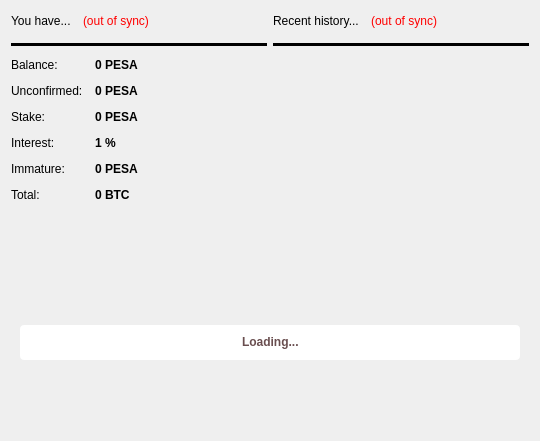
<?xml version="1.0" encoding="UTF-8"?>
<ui version="4.0">
 <class>OverviewPage</class>
 <widget class="QWidget" name="OverviewPage">
  <property name="geometry">
   <rect>
    <x>0</x>
    <y>0</y>
    <width>540</width>
    <height>441</height>
   </rect>
  </property>
  <property name="windowTitle">
   <string>Form</string>
  </property>
  <layout class="QVBoxLayout" name="verticalLayout_2">
   <item>
    <layout class="QHBoxLayout" name="horizontalLayout_3">
     <item>
      <widget class="QFrame" name="frame">
       <property name="frameShape">
        <enum>QFrame::NoFrame</enum>
       </property>
       <property name="frameShadow">
        <enum>QFrame::Plain</enum>
       </property>
       <property name="lineWidth">
        <number>0</number>
       </property>
       <layout class="QVBoxLayout" name="verticalLayout_4">
        <property name="spacing">
         <number>12</number>
        </property>
        <property name="margin">
         <number>0</number>
        </property>
        <item>
         <layout class="QHBoxLayout" name="horizontalLayout_4">
          <item>
           <widget class="QLabel" name="label_5">
            <property name="text">
             <string>You have...</string>
            </property>
            <property name="openExternalLinks">
             <bool>true</bool>
            </property>
           </widget>
          </item>
          <item>
           <widget class="QLabel" name="labelWalletStatus">
            <property name="mouseTracking">
             <bool>true</bool>
            </property>
            <property name="toolTip">
             <string>The displayed information may be out of date. Your wallet automatically synchronizes with the Pesa network after a connection is established, but this process has not completed yet.</string>
            </property>
            <property name="styleSheet">
             <string notr="true">QLabel { color: red; }</string>
            </property>
            <property name="text">
             <string notr="true">(out of sync)</string>
            </property>
            <property name="alignment">
             <set>Qt::AlignLeading|Qt::AlignLeft|Qt::AlignVCenter</set>
            </property>
            <property name="wordWrap">
             <bool>false</bool>
            </property>
            <property name="openExternalLinks">
             <bool>true</bool>
            </property>
           </widget>
          </item>
          <item>
           <spacer name="horizontalSpacer_2">
            <property name="orientation">
             <enum>Qt::Horizontal</enum>
            </property>
            <property name="sizeHint" stdset="0">
             <size>
              <width>40</width>
              <height>20</height>
             </size>
            </property>
           </spacer>
          </item>
         </layout>
        </item>
        <item>
         <widget class="Line" name="line">
          <property name="palette">
           <palette>
            <active>
             <colorrole role="WindowText">
              <brush brushstyle="SolidPattern">
               <color alpha="255">
                <red>0</red>
                <green>0</green>
                <blue>0</blue>
               </color>
              </brush>
             </colorrole>
             <colorrole role="Button">
              <brush brushstyle="SolidPattern">
               <color alpha="255">
                <red>0</red>
                <green>0</green>
                <blue>0</blue>
               </color>
              </brush>
             </colorrole>
             <colorrole role="Light">
              <brush brushstyle="SolidPattern">
               <color alpha="255">
                <red>0</red>
                <green>0</green>
                <blue>0</blue>
               </color>
              </brush>
             </colorrole>
             <colorrole role="Midlight">
              <brush brushstyle="SolidPattern">
               <color alpha="255">
                <red>0</red>
                <green>0</green>
                <blue>0</blue>
               </color>
              </brush>
             </colorrole>
             <colorrole role="Dark">
              <brush brushstyle="SolidPattern">
               <color alpha="255">
                <red>0</red>
                <green>0</green>
                <blue>0</blue>
               </color>
              </brush>
             </colorrole>
             <colorrole role="Mid">
              <brush brushstyle="SolidPattern">
               <color alpha="255">
                <red>0</red>
                <green>0</green>
                <blue>0</blue>
               </color>
              </brush>
             </colorrole>
             <colorrole role="Text">
              <brush brushstyle="SolidPattern">
               <color alpha="255">
                <red>255</red>
                <green>255</green>
                <blue>255</blue>
               </color>
              </brush>
             </colorrole>
             <colorrole role="BrightText">
              <brush brushstyle="SolidPattern">
               <color alpha="255">
                <red>255</red>
                <green>255</green>
                <blue>255</blue>
               </color>
              </brush>
             </colorrole>
             <colorrole role="ButtonText">
              <brush brushstyle="SolidPattern">
               <color alpha="255">
                <red>255</red>
                <green>255</green>
                <blue>255</blue>
               </color>
              </brush>
             </colorrole>
             <colorrole role="Base">
              <brush brushstyle="SolidPattern">
               <color alpha="255">
                <red>0</red>
                <green>0</green>
                <blue>0</blue>
               </color>
              </brush>
             </colorrole>
             <colorrole role="Window">
              <brush brushstyle="SolidPattern">
               <color alpha="255">
                <red>0</red>
                <green>0</green>
                <blue>0</blue>
               </color>
              </brush>
             </colorrole>
             <colorrole role="Shadow">
              <brush brushstyle="SolidPattern">
               <color alpha="255">
                <red>0</red>
                <green>0</green>
                <blue>0</blue>
               </color>
              </brush>
             </colorrole>
             <colorrole role="AlternateBase">
              <brush brushstyle="SolidPattern">
               <color alpha="255">
                <red>0</red>
                <green>0</green>
                <blue>0</blue>
               </color>
              </brush>
             </colorrole>
             <colorrole role="ToolTipBase">
              <brush brushstyle="SolidPattern">
               <color alpha="255">
                <red>255</red>
                <green>255</green>
                <blue>220</blue>
               </color>
              </brush>
             </colorrole>
             <colorrole role="ToolTipText">
              <brush brushstyle="SolidPattern">
               <color alpha="255">
                <red>0</red>
                <green>0</green>
                <blue>0</blue>
               </color>
              </brush>
             </colorrole>
            </active>
            <inactive>
             <colorrole role="WindowText">
              <brush brushstyle="SolidPattern">
               <color alpha="255">
                <red>0</red>
                <green>0</green>
                <blue>0</blue>
               </color>
              </brush>
             </colorrole>
             <colorrole role="Button">
              <brush brushstyle="SolidPattern">
               <color alpha="255">
                <red>0</red>
                <green>0</green>
                <blue>0</blue>
               </color>
              </brush>
             </colorrole>
             <colorrole role="Light">
              <brush brushstyle="SolidPattern">
               <color alpha="255">
                <red>0</red>
                <green>0</green>
                <blue>0</blue>
               </color>
              </brush>
             </colorrole>
             <colorrole role="Midlight">
              <brush brushstyle="SolidPattern">
               <color alpha="255">
                <red>0</red>
                <green>0</green>
                <blue>0</blue>
               </color>
              </brush>
             </colorrole>
             <colorrole role="Dark">
              <brush brushstyle="SolidPattern">
               <color alpha="255">
                <red>0</red>
                <green>0</green>
                <blue>0</blue>
               </color>
              </brush>
             </colorrole>
             <colorrole role="Mid">
              <brush brushstyle="SolidPattern">
               <color alpha="255">
                <red>0</red>
                <green>0</green>
                <blue>0</blue>
               </color>
              </brush>
             </colorrole>
             <colorrole role="Text">
              <brush brushstyle="SolidPattern">
               <color alpha="255">
                <red>255</red>
                <green>255</green>
                <blue>255</blue>
               </color>
              </brush>
             </colorrole>
             <colorrole role="BrightText">
              <brush brushstyle="SolidPattern">
               <color alpha="255">
                <red>255</red>
                <green>255</green>
                <blue>255</blue>
               </color>
              </brush>
             </colorrole>
             <colorrole role="ButtonText">
              <brush brushstyle="SolidPattern">
               <color alpha="255">
                <red>255</red>
                <green>255</green>
                <blue>255</blue>
               </color>
              </brush>
             </colorrole>
             <colorrole role="Base">
              <brush brushstyle="SolidPattern">
               <color alpha="255">
                <red>0</red>
                <green>0</green>
                <blue>0</blue>
               </color>
              </brush>
             </colorrole>
             <colorrole role="Window">
              <brush brushstyle="SolidPattern">
               <color alpha="255">
                <red>0</red>
                <green>0</green>
                <blue>0</blue>
               </color>
              </brush>
             </colorrole>
             <colorrole role="Shadow">
              <brush brushstyle="SolidPattern">
               <color alpha="255">
                <red>0</red>
                <green>0</green>
                <blue>0</blue>
               </color>
              </brush>
             </colorrole>
             <colorrole role="AlternateBase">
              <brush brushstyle="SolidPattern">
               <color alpha="255">
                <red>0</red>
                <green>0</green>
                <blue>0</blue>
               </color>
              </brush>
             </colorrole>
             <colorrole role="ToolTipBase">
              <brush brushstyle="SolidPattern">
               <color alpha="255">
                <red>255</red>
                <green>255</green>
                <blue>220</blue>
               </color>
              </brush>
             </colorrole>
             <colorrole role="ToolTipText">
              <brush brushstyle="SolidPattern">
               <color alpha="255">
                <red>0</red>
                <green>0</green>
                <blue>0</blue>
               </color>
              </brush>
             </colorrole>
            </inactive>
            <disabled>
             <colorrole role="WindowText">
              <brush brushstyle="SolidPattern">
               <color alpha="255">
                <red>0</red>
                <green>0</green>
                <blue>0</blue>
               </color>
              </brush>
             </colorrole>
             <colorrole role="Button">
              <brush brushstyle="SolidPattern">
               <color alpha="255">
                <red>0</red>
                <green>0</green>
                <blue>0</blue>
               </color>
              </brush>
             </colorrole>
             <colorrole role="Light">
              <brush brushstyle="SolidPattern">
               <color alpha="255">
                <red>0</red>
                <green>0</green>
                <blue>0</blue>
               </color>
              </brush>
             </colorrole>
             <colorrole role="Midlight">
              <brush brushstyle="SolidPattern">
               <color alpha="255">
                <red>0</red>
                <green>0</green>
                <blue>0</blue>
               </color>
              </brush>
             </colorrole>
             <colorrole role="Dark">
              <brush brushstyle="SolidPattern">
               <color alpha="255">
                <red>0</red>
                <green>0</green>
                <blue>0</blue>
               </color>
              </brush>
             </colorrole>
             <colorrole role="Mid">
              <brush brushstyle="SolidPattern">
               <color alpha="255">
                <red>0</red>
                <green>0</green>
                <blue>0</blue>
               </color>
              </brush>
             </colorrole>
             <colorrole role="Text">
              <brush brushstyle="SolidPattern">
               <color alpha="255">
                <red>0</red>
                <green>0</green>
                <blue>0</blue>
               </color>
              </brush>
             </colorrole>
             <colorrole role="BrightText">
              <brush brushstyle="SolidPattern">
               <color alpha="255">
                <red>255</red>
                <green>255</green>
                <blue>255</blue>
               </color>
              </brush>
             </colorrole>
             <colorrole role="ButtonText">
              <brush brushstyle="SolidPattern">
               <color alpha="255">
                <red>0</red>
                <green>0</green>
                <blue>0</blue>
               </color>
              </brush>
             </colorrole>
             <colorrole role="Base">
              <brush brushstyle="SolidPattern">
               <color alpha="255">
                <red>0</red>
                <green>0</green>
                <blue>0</blue>
               </color>
              </brush>
             </colorrole>
             <colorrole role="Window">
              <brush brushstyle="SolidPattern">
               <color alpha="255">
                <red>0</red>
                <green>0</green>
                <blue>0</blue>
               </color>
              </brush>
             </colorrole>
             <colorrole role="Shadow">
              <brush brushstyle="SolidPattern">
               <color alpha="255">
                <red>0</red>
                <green>0</green>
                <blue>0</blue>
               </color>
              </brush>
             </colorrole>
             <colorrole role="AlternateBase">
              <brush brushstyle="SolidPattern">
               <color alpha="255">
                <red>0</red>
                <green>0</green>
                <blue>0</blue>
               </color>
              </brush>
             </colorrole>
             <colorrole role="ToolTipBase">
              <brush brushstyle="SolidPattern">
               <color alpha="255">
                <red>255</red>
                <green>255</green>
                <blue>220</blue>
               </color>
              </brush>
             </colorrole>
             <colorrole role="ToolTipText">
              <brush brushstyle="SolidPattern">
               <color alpha="255">
                <red>0</red>
                <green>0</green>
                <blue>0</blue>
               </color>
              </brush>
             </colorrole>
            </disabled>
           </palette>
          </property>
          <property name="frameShadow">
           <enum>QFrame::Plain</enum>
          </property>
          <property name="lineWidth">
           <number>20</number>
          </property>
          <property name="midLineWidth">
           <number>20</number>
          </property>
          <property name="orientation">
           <enum>Qt::Horizontal</enum>
          </property>
         </widget>
        </item>
        <item>
         <layout class="QFormLayout" name="formLayout_2">
          <property name="fieldGrowthPolicy">
           <enum>QFormLayout::AllNonFixedFieldsGrow</enum>
          </property>
          <property name="horizontalSpacing">
           <number>12</number>
          </property>
          <property name="verticalSpacing">
           <number>12</number>
          </property>
          <item row="0" column="0">
           <widget class="QLabel" name="label">
            <property name="text">
             <string>Balance:</string>
            </property>
            <property name="openExternalLinks">
             <bool>true</bool>
            </property>
           </widget>
          </item>
          <item row="0" column="1">
           <widget class="QLabel" name="labelBalance">
            <property name="font">
             <font>
              <weight>75</weight>
              <bold>true</bold>
             </font>
            </property>
            <property name="cursor">
             <cursorShape>IBeamCursor</cursorShape>
            </property>
            <property name="toolTip">
             <string>Your current spendable balance</string>
            </property>
            <property name="text">
             <string notr="true">0 PESA</string>
            </property>
            <property name="textInteractionFlags">
             <set>Qt::LinksAccessibleByMouse|Qt::TextSelectableByKeyboard|Qt::TextSelectableByMouse</set>
            </property>
           </widget>
          </item>
          <item row="1" column="0">
           <widget class="QLabel" name="label_3">
            <property name="text">
             <string>Unconfirmed:</string>
            </property>
            <property name="openExternalLinks">
             <bool>true</bool>
            </property>
           </widget>
          </item>
          <item row="1" column="1">
           <widget class="QLabel" name="labelUnconfirmed">
            <property name="font">
             <font>
              <weight>75</weight>
              <bold>true</bold>
             </font>
            </property>
            <property name="cursor">
             <cursorShape>IBeamCursor</cursorShape>
            </property>
            <property name="toolTip">
             <string>Total of transactions that have yet to be confirmed, and do not yet count toward the current balance</string>
            </property>
            <property name="text">
             <string notr="true">0 PESA</string>
            </property>
            <property name="textInteractionFlags">
             <set>Qt::LinksAccessibleByMouse|Qt::TextSelectableByKeyboard|Qt::TextSelectableByMouse</set>
            </property>
           </widget>
          </item>
          <item row="2" column="0">
           <widget class="QLabel" name="label_6">
            <property name="styleSheet">
             <string notr="true"/>
            </property>
            <property name="text">
             <string>Stake:</string>
            </property>
            <property name="openExternalLinks">
             <bool>true</bool>
            </property>
           </widget>
          </item>
          <item row="2" column="1">
           <widget class="QLabel" name="labelStake">
            <property name="font">
             <font>
              <weight>75</weight>
              <bold>true</bold>
             </font>
            </property>
            <property name="cursor">
             <cursorShape>IBeamCursor</cursorShape>
            </property>
            <property name="toolTip">
             <string>Total of coins that was staked, and do not yet count toward the current balance</string>
            </property>
            <property name="styleSheet">
             <string notr="true"/>
            </property>
            <property name="text">
             <string notr="true">0 PESA</string>
            </property>
            <property name="textInteractionFlags">
             <set>Qt::LinksAccessibleByMouse|Qt::TextSelectableByKeyboard|Qt::TextSelectableByMouse</set>
            </property>
           </widget>
          </item>
          <item row="3" column="0">
           <widget class="QLabel" name="interestLabel">
            <property name="styleSheet">
             <string notr="true"/>
            </property>
            <property name="text">
             <string>Interest:</string>
            </property>
            <property name="openExternalLinks">
             <bool>true</bool>
            </property>
           </widget>
          </item>
          <item row="3" column="1">
           <widget class="QLabel" name="interestValueLabel">
            <property name="font">
             <font>
              <weight>75</weight>
              <bold>true</bold>
             </font>
            </property>
            <property name="cursor">
             <cursorShape>IBeamCursor</cursorShape>
            </property>
            <property name="toolTip">
             <string>The current yearly stake interest. Increases as more people stake on the network. Updates about every 30 seconds.</string>
            </property>
            <property name="styleSheet">
             <string notr="true"/>
            </property>
            <property name="text">
             <string>1 %</string>
            </property>
           </widget>
          </item>
          <item row="4" column="0">
           <widget class="QLabel" name="labelImmatureText">
            <property name="text">
             <string>Immature:</string>
            </property>
            <property name="openExternalLinks">
             <bool>true</bool>
            </property>
           </widget>
          </item>
          <item row="4" column="1">
           <widget class="QLabel" name="labelImmature">
            <property name="font">
             <font>
              <weight>75</weight>
              <bold>true</bold>
             </font>
            </property>
            <property name="toolTip">
             <string>Mined balance that has not yet matured</string>
            </property>
            <property name="text">
             <string notr="true">0 PESA</string>
            </property>
            <property name="textInteractionFlags">
             <set>Qt::LinksAccessibleByMouse|Qt::TextSelectableByKeyboard|Qt::TextSelectableByMouse</set>
            </property>
           </widget>
          </item>
          <item row="5" column="0">
           <widget class="QLabel" name="labelTotalText">
            <property name="text">
             <string>Total:</string>
            </property>
            <property name="openExternalLinks">
             <bool>true</bool>
            </property>
           </widget>
          </item>
          <item row="5" column="1">
           <widget class="QLabel" name="labelTotal">
            <property name="font">
             <font>
              <weight>75</weight>
              <bold>true</bold>
             </font>
            </property>
            <property name="cursor">
             <cursorShape>IBeamCursor</cursorShape>
            </property>
            <property name="toolTip">
             <string>Your current total balance</string>
            </property>
            <property name="text">
             <string notr="true">0 BTC</string>
            </property>
            <property name="textInteractionFlags">
             <set>Qt::LinksAccessibleByMouse|Qt::TextSelectableByKeyboard|Qt::TextSelectableByMouse</set>
            </property>
           </widget>
          </item>
         </layout>
        </item>
        <item>
         <spacer name="verticalSpacer_3">
          <property name="orientation">
           <enum>Qt::Vertical</enum>
          </property>
          <property name="sizeHint" stdset="0">
           <size>
            <width>20</width>
            <height>40</height>
           </size>
          </property>
         </spacer>
        </item>
       </layout>
      </widget>
     </item>
     <item>
      <widget class="QFrame" name="frame_2">
       <property name="frameShape">
        <enum>QFrame::NoFrame</enum>
       </property>
       <property name="frameShadow">
        <enum>QFrame::Plain</enum>
       </property>
       <property name="lineWidth">
        <number>0</number>
       </property>
       <layout class="QVBoxLayout" name="verticalLayout">
        <property name="spacing">
         <number>12</number>
        </property>
        <property name="margin">
         <number>0</number>
        </property>
        <item>
         <layout class="QHBoxLayout" name="horizontalLayout_2">
          <item>
           <widget class="QLabel" name="label_4">
            <property name="text">
             <string>Recent history...</string>
            </property>
            <property name="openExternalLinks">
             <bool>true</bool>
            </property>
           </widget>
          </item>
          <item>
           <widget class="QLabel" name="labelTransactionsStatus">
            <property name="mouseTracking">
             <bool>true</bool>
            </property>
            <property name="toolTip">
             <string>The displayed information may be out of date. Your wallet automatically synchronizes with the Pesa network after a connection is established, but this process has not completed yet.</string>
            </property>
            <property name="styleSheet">
             <string notr="true">QLabel { color: red; }</string>
            </property>
            <property name="text">
             <string notr="true">(out of sync)</string>
            </property>
            <property name="alignment">
             <set>Qt::AlignRight|Qt::AlignTrailing|Qt::AlignVCenter</set>
            </property>
            <property name="openExternalLinks">
             <bool>true</bool>
            </property>
           </widget>
          </item>
          <item>
           <spacer name="horizontalSpacer">
            <property name="orientation">
             <enum>Qt::Horizontal</enum>
            </property>
            <property name="sizeHint" stdset="0">
             <size>
              <width>40</width>
              <height>20</height>
             </size>
            </property>
           </spacer>
          </item>
         </layout>
        </item>
        <item>
         <widget class="Line" name="line_2">
          <property name="palette">
           <palette>
            <active>
             <colorrole role="WindowText">
              <brush brushstyle="SolidPattern">
               <color alpha="255">
                <red>0</red>
                <green>0</green>
                <blue>0</blue>
               </color>
              </brush>
             </colorrole>
            </active>
            <inactive>
             <colorrole role="WindowText">
              <brush brushstyle="SolidPattern">
               <color alpha="255">
                <red>0</red>
                <green>0</green>
                <blue>0</blue>
               </color>
              </brush>
             </colorrole>
            </inactive>
            <disabled>
             <colorrole role="WindowText">
              <brush brushstyle="SolidPattern">
               <color alpha="255">
                <red>143</red>
                <green>146</green>
                <blue>147</blue>
               </color>
              </brush>
             </colorrole>
            </disabled>
           </palette>
          </property>
          <property name="frameShadow">
           <enum>QFrame::Plain</enum>
          </property>
          <property name="lineWidth">
           <number>20</number>
          </property>
          <property name="midLineWidth">
           <number>20</number>
          </property>
          <property name="orientation">
           <enum>Qt::Horizontal</enum>
          </property>
         </widget>
        </item>
        <item>
         <widget class="QListView" name="listTransactions">
          <property name="styleSheet">
           <string notr="true">QListView { background: transparent; }</string>
          </property>
          <property name="frameShape">
           <enum>QFrame::NoFrame</enum>
          </property>
          <property name="verticalScrollBarPolicy">
           <enum>Qt::ScrollBarAlwaysOff</enum>
          </property>
          <property name="horizontalScrollBarPolicy">
           <enum>Qt::ScrollBarAlwaysOff</enum>
          </property>
          <property name="selectionMode">
           <enum>QAbstractItemView::NoSelection</enum>
          </property>
         </widget>
        </item>
        <item>
         <spacer name="verticalSpacer">
          <property name="orientation">
           <enum>Qt::Vertical</enum>
          </property>
          <property name="sizeHint" stdset="0">
           <size>
            <width>20</width>
            <height>64</height>
           </size>
          </property>
         </spacer>
        </item>
       </layout>
      </widget>
     </item>
    </layout>
   </item>
   <item>
    <widget class="QFrame" name="frame_3">
     <property name="frameShape">
      <enum>QFrame::NoFrame</enum>
     </property>
     <property name="frameShadow">
      <enum>QFrame::Plain</enum>
     </property>
     <property name="lineWidth">
      <number>0</number>
     </property>
     <layout class="QVBoxLayout" name="verticalLayout_3">
      <item>
       <widget class="QProgressBar" name="strengthBar">
        <property name="font">
         <font>
          <weight>75</weight>
          <bold>true</bold>
         </font>
        </property>
        <property name="toolTip">
         <string>Proof of strength - what proportion of the total network weight belongs to you.</string>
        </property>
        <property name="statusTip">
         <string/>
        </property>
        <property name="styleSheet">
         <string notr="true">
QProgressBar {
     border-radius: 4px;
  	background-color: #ffffff;
	text-align: center;
	color: #694e4f;
	height: 35px;
 }

 QProgressBar::chunk {
	background: rgba(233, 208, 4, 255);
     width: 20px;
 }</string>
        </property>
        <property name="value">
         <number>0</number>
        </property>
        <property name="invertedAppearance">
         <bool>false</bool>
        </property>
        <property name="format">
         <string>Loading...</string>
        </property>
       </widget>
      </item>
     </layout>
    </widget>
   </item>
   <item>
    <spacer name="verticalSpacer_2">
     <property name="orientation">
      <enum>Qt::Vertical</enum>
     </property>
     <property name="sizeHint" stdset="0">
      <size>
       <width>20</width>
       <height>64</height>
      </size>
     </property>
    </spacer>
   </item>
  </layout>
 </widget>
 <resources/>
 <connections/>
</ui>
